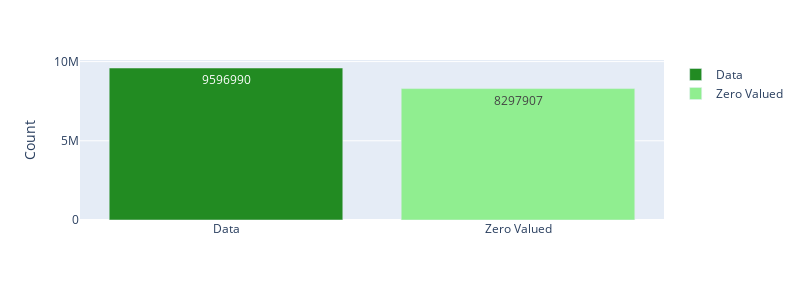

The cell this chart's notebook holds for it:
### Code cell
fig = px.bar(sub_agg_df, x='Name', y='Count', color='Name', 
    color_discrete_map=name_2_color,
    labels={'Name': ''},
    # add count on top of the bars
    text='Count',
    height=300,
    width=800,  
    )

# update the hover
fig.update_traces(hovertemplate='Count: %{y}<extra></extra>')
fig.show()

### Figure 1 — Plotly figure (JSON) as saved in the notebook; plotly's stock layout.template omitted (floating-point values rounded to 4 significant figures)
{"data": [{"alignmentgroup": "True", "hovertemplate": "Count: %{y}<extra></extra>", "legendgroup": "Data", "marker": {"color": "forestgreen", "pattern": {"shape": ""}}, "name": "Data", "offsetgroup": "Data", "orientation": "v", "showlegend": true, "text": [9596990], "textposition": "auto", "type": "bar", "x": ["Data"], "xaxis": "x", "y": [9596990], "yaxis": "y"}, {"alignmentgroup": "True", "hovertemplate": "Count: %{y}<extra></extra>", "legendgroup": "Zero Valued", "marker": {"color": "lightgreen", "pattern": {"shape": ""}}, "name": "Zero Valued", "offsetgroup": "Zero Valued", "orientation": "v", "showlegend": true, "text": [8297907], "textposition": "auto", "type": "bar", "x": ["Zero Valued"], "xaxis": "x", "y": [8297907], "yaxis": "y"}], "layout": {"barmode": "relative", "height": 300, "legend": {"title": {"text": ""}, "tracegroupgap": 0}, "margin": {"t": 60}, "width": 800, "xaxis": {"anchor": "y", "categoryarray": ["Data", "Zero Valued"], "categoryorder": "array", "domain": [0, 1], "title": {"text": ""}}, "yaxis": {"anchor": "x", "domain": [0, 1], "title": {"text": "Count"}}}}
